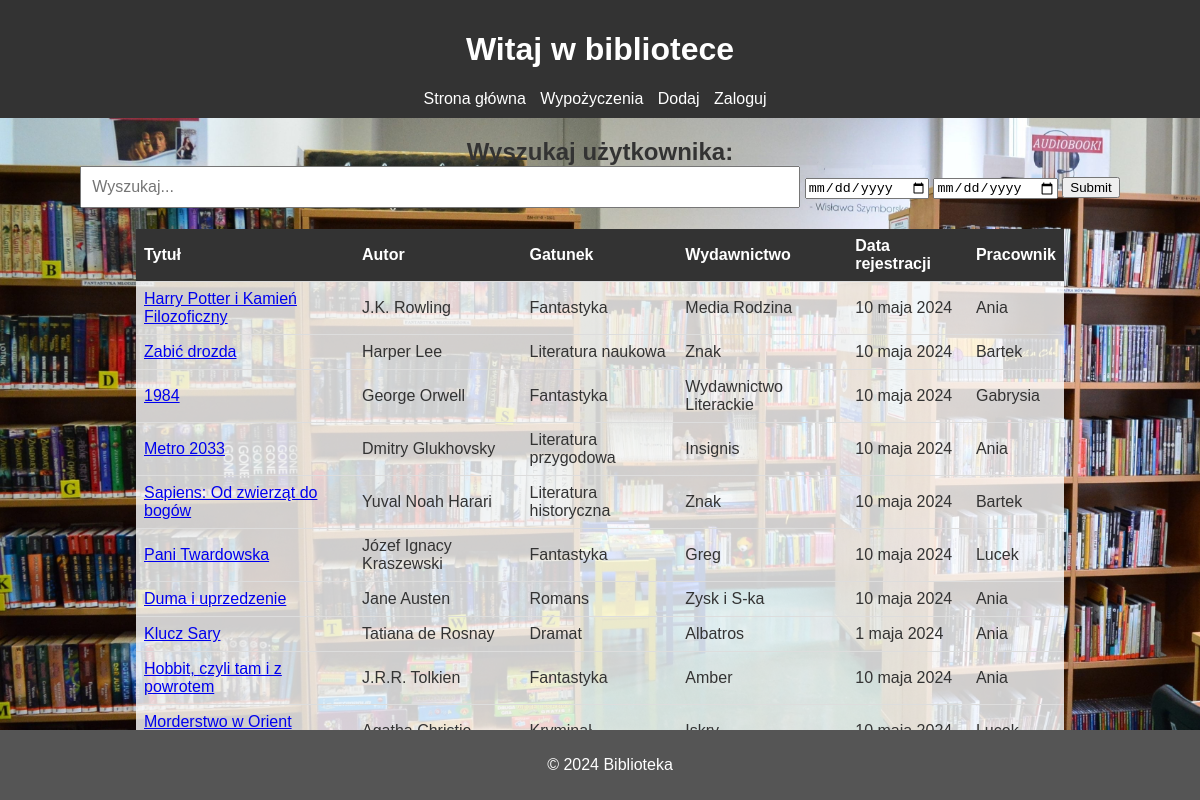
Screenshot of /registered-books with the database file from the repository.
### bibliotekarz/models.py (models this page shows, shortened)
class Rejestracje(models.Model):
    KsiazkaID = models.ForeignKey(Ksiazki, on_delete=models.CASCADE)
    Data = models.DateField(null=False)
    PracownikID = models.ForeignKey(User, on_delete=models.CASCADE, related_name='pracownik_rejestracje')

class Ksiazki(models.Model):
    Stany = [
        ('Dostępna','Dostępna'),
        ('Wypożyczona','Wypozyczona')
    ]
    Tytul = models.CharField(max_length=100, null=False)
    Autor = models.CharField(max_length=50, null=False)
    Gatunek = models.ForeignKey(Gatunki, on_delete=models.CASCADE)
    Liczba_stron = models.IntegerField()
    Wydawnictwo = models.CharField(max_length=50)
    Rok_wydania = models.IntegerField()
    Cena = models.DecimalField(decimal_places=2, max_digits=5)
    Liczba_egzamplarzy = models.IntegerField()
    Opis = models.CharField(max_length=1000)
    Stan = models.CharField(choices=Stany, max_length=20)

class Gatunki(models.Model):
    Nazwa = models.CharField(max_length=50)
    def __str__(self) -> str:
        return self.Nazwa

### uzytkownicy/models.py (models this page shows, shortened)
class User(AbstractUser):
    choices = [(0, 'Męźczyzna'),
               (1, 'Kobieta')]
    Telefon = models.CharField(max_length=9,null=False, validators=[regex_telefon])
    Pesel = models.CharField(max_length=11, unique=True, null=False, validators=[regex_pesel, validate_pesel])
    Data_urodzenia = models.DateField(null = False)
    current_password = models.CharField(max_length=15, null=False, blank=False, validators=[password_validator])
    password_1 = models.CharField(max_length=15, null=False, blank=False, validators=[password_validator])
    password_2 = models.CharField(max_length=15, null=False, blank=False, validators=[password_validator])
    password_3 = models.CharField(max_length=15, null=False, blank=False, validators=[password_validator])
    passwords_attempts = models.IntegerField(default=0)
    Plec = models.IntegerField(choices=choices, null=False)
    Bibliotekarz = models.BooleanField(default = False)
    ManagerBiblioteki = models.BooleanField(default = False)
    utworzony = models.DateTimeField(auto_now_add=True)
    edytowany = models.DateTimeField(auto_now=True)
    is_deleted = models.BooleanField(default=False)
    is_password_changed = models.BooleanField(default=False)
    REQUIRED_FIELDS = ['Telefon', 'Pesel', 'Data_urodzenia', 'Plec']

### bibliotekarz/views.py (the view)
# urls.py: path('registered-books', viewsb.RegisteredBooksView.as_view(), name='registered-books'),
class RegisteredBooksView(ListView):
    model = Rejestracje
    template_name = 'booksRegistration.html'
    context_object_name = 'registrations'
    def get_queryset(self):
        query = self.request.GET.get('q')
        start = self.request.GET.get('start-date')
        end = self.request.GET.get('end-date')
        if query:
            registrations = Rejestracje.objects.filter(Q(KsiazkaID__Tytul__icontains=query) |
                                                       Q(KsiazkaID__Autor__icontains=query) |
                                                       Q(KsiazkaID__Gatunek__Nazwa__icontains=query) |
                                                       Q(KsiazkaID__Wydawnictwo__icontains=query) |
                                                       Q(PracownikID__username__icontains=query))
            return registrations
        elif start and end:
            registrations = Rejestracje.objects.filter(Data__gte=start, Data__lte=end)
            return registrations
        else:
            registrations = Rejestracje.objects.all()
            return registrations

### bibliotekarz/templates/booksRegistration.html (shortened to what this page needs)
<!DOCTYPE html>
{% load static %}
<html lang="en">
<head>
</head>
<body>
    <header>
        <h1>Witaj w bibliotece</h1>
        <nav>
            <ul>
                <li><a href="{% url 'home' %}">Strona główna</a></li>
                <li><a href="{% url 'rents' %}">Wypożyczenia</a></li>
                <li><a href="{% url 'register-book' %}">Dodaj</a></li>
                {% if user.is_authenticated %}
                <li><a href="{% url 'logout' %}">Wyloguj</a></li>
            {% else %}
                <li><a href="{% url 'login' %}">Zaloguj</a></li>
            {% endif %}
            </ul>
        </nav>
    </header>
    <main>
        {% if page == None %}
        <form action="" method="get">
            <label for="search">Wyszukaj użytkownika:</label>
            <br>
            <input id="search" name="q" type="text" placeholder="Wyszukaj...">
            <input type="date" id="start" name="start-date"/>
            <input type="date" id="end" name="end-date"/>
            <input type="submit" name="" id="">
        </form>
        {% endif %}
        <table>
            <tr>
                <th>Tytuł</th>
                <th>Autor</th>
                <th>Gatunek</th>
                <th>Wydawnictwo</th>
                <th>Data rejestracji</th>
                <th>Pracownik</th>
            </tr>
            {% for registration in registrations %}
            <tr>
                <td><a href="{% url 'book' registration.KsiazkaID.id %}">{{ registration.KsiazkaID.Tytul }}</a></td>
                <td>{{ registration.KsiazkaID.Autor }}</td>
                <td>{{ registration.KsiazkaID.Gatunek }}</td>
                <td>{{ registration.KsiazkaID.Wydawnictwo }}</td>
                <td>{{ registration.Data }}</td>
                <td>{{ registration.PracownikID }}</td>
            </tr>
            {% endfor %}
        </table>
    </main>
    <footer>
        <p>&copy; 2024 Biblioteka</p>
    </footer>
</body>
</html>

### rows the page displays
Rejestracje: KsiazkaID.Tytul "Harry Potter i Kamień Filozoficzny", KsiazkaID.Autor "J.K. Rowling", KsiazkaID.Gatunek "Fantastyka", KsiazkaID.Wydawnictwo "Media Rodzina", Data "10 maja 2024", PracownikID "Ania"
Rejestracje: KsiazkaID.Tytul "Zabić drozda", KsiazkaID.Autor "Harper Lee", KsiazkaID.Gatunek "Literatura naukowa", KsiazkaID.Wydawnictwo "Znak", Data "10 maja 2024", PracownikID "Bartek"
Rejestracje: KsiazkaID.Tytul "1984", KsiazkaID.Autor "George Orwell", KsiazkaID.Gatunek "Fantastyka", KsiazkaID.Wydawnictwo "Wydawnictwo Literackie", Data "10 maja 2024", PracownikID "Gabrysia"
Rejestracje: KsiazkaID.Tytul "Metro 2033", KsiazkaID.Autor "Dmitry Glukhovsky", KsiazkaID.Gatunek "Literatura przygodowa", KsiazkaID.Wydawnictwo "Insignis", Data "10 maja 2024", PracownikID "Ania"
Rejestracje: KsiazkaID.Tytul "Sapiens: Od zwierząt do bogów", KsiazkaID.Autor "Yuval Noah Harari", KsiazkaID.Gatunek "Literatura historyczna", KsiazkaID.Wydawnictwo "Znak", Data "10 maja 2024", PracownikID "Bartek"
Rejestracje: KsiazkaID.Tytul "Pani Twardowska", KsiazkaID.Autor "Józef Ignacy Kraszewski", KsiazkaID.Gatunek "Fantastyka", KsiazkaID.Wydawnictwo "Greg", Data "10 maja 2024", PracownikID "Lucek"
Rejestracje: KsiazkaID.Tytul "Duma i uprzedzenie", KsiazkaID.Autor "Jane Austen", KsiazkaID.Gatunek "Romans", KsiazkaID.Wydawnictwo "Zysk i S-ka", Data "10 maja 2024", PracownikID "Ania"
Rejestracje: KsiazkaID.Tytul "Klucz Sary", KsiazkaID.Autor "Tatiana de Rosnay", KsiazkaID.Gatunek "Dramat", KsiazkaID.Wydawnictwo "Albatros", Data "1 maja 2024", PracownikID "Ania"
Rejestracje: KsiazkaID.Tytul "Hobbit, czyli tam i z powrotem", KsiazkaID.Autor "J.R.R. Tolkien", KsiazkaID.Gatunek "Fantastyka", KsiazkaID.Wydawnictwo "Amber", Data "10 maja 2024", PracownikID "Ania"
Rejestracje: KsiazkaID.Tytul "Morderstwo w Orient…"
